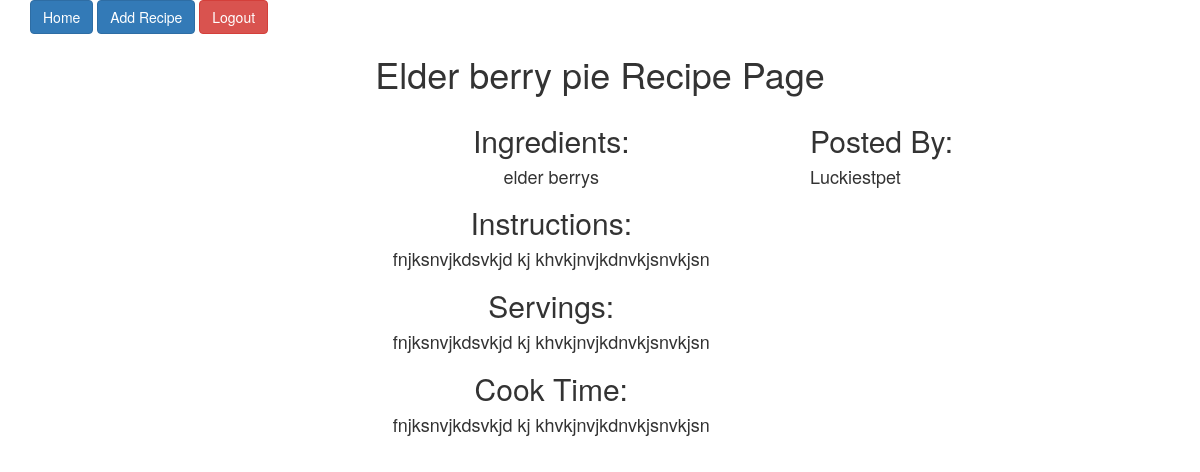
The page /recipe_detail/6 (signed in) on the database its author committed.
### user_recipe_app/models.py (models this page shows)
class Recipe(models.Model):
    recipe_name = models.CharField(max_length=255)
    recipe_ingredients = models.TextField()
    recipe_instructions = models.TextField()
    recipe_servings = models.TextField()
    recipe_cook_time = models.TextField()
    created_by_user = models.ForeignKey(User, related_name="recipes", on_delete=models.CASCADE, null=True)
    created_at = models.DateTimeField(auto_now_add=True)
    updated_at = models.DateTimeField(auto_now=True)
    objects = RecipeManager()

class User(models.Model):
    nick_name = models.CharField(max_length=255)
    email = models.CharField(max_length=255)
    password = models.CharField(max_length=255)
    created_at = models.DateTimeField(auto_now_add=True)
    updated_at = models.DateTimeField(auto_now=True)
    objects = UserManager()

### user_recipe_app/views.py (the view)
# urls.py: path('recipe_detail/<int:recipe_id>', views.recipe_detail, name='recipe_detail'),
def recipe_detail(request, recipe_id):
    if 'user_id' not in request.session:
        return redirect('/')
    this_user = User.objects.filter(id=request.session['user_id'])
    this_recipe = Recipe.objects.filter(id=recipe_id)
    context = {
        'user': this_user[0],
        'one_recipe': this_recipe[0],
    }
    return render(request, 'show_one.html', context)

### user_recipe_app/templates/show_one.html (shortened to what this page needs)
<!DOCTYPE html>
<html lang="">
    <head>
        <link href="https://maxcdn.bootstrapcdn.com/bootstrap/3.3.7/css/bootstrap.min.css" rel="stylesheet">
    </head>
    <body>
        <div class="container ">
        <nav>
            <a class="btn btn-primary" href="/dashboard">Home</a>
            <a class="btn btn-primary" href="/add_recipe">Add Recipe</a>
            <a class="btn btn-danger" href="/logout" >Logout</a>
        </nav>
        <div class="row">
                <h1 class="text-center">{{one_recipe.recipe_name}} Recipe Page</h1>
                <div class="col-md-3">
                </div>
                <div class="col-md-5">
                    <div>
                        <div>
                            <h2 class="text-center">Ingredients: </h2class>
                            <h4 class="text-center">{{one_recipe.recipe_ingredients}}</h4>
                        </div>
                        <div>
                            <h2 class="text-center">Instructions:</h2>
                            <h4 class="text-center">{{one_recipe.recipe_instructions}}</h4>
                        </div>
                        <div>
                            <h2 class="text-center">Servings: </h2>
                            <h4 class="text-center">{{one_recipe.recipe_servings}}</h4>
                        </div>
                        <div>
                            <h2 class="text-center">Cook Time:</h2>
                            <h4 class="text-center">{{one_recipe.recipe_cook_time}}</h4>
                        </div>
                    </div>
                </div>
                <div class="col-md-2">
                    <div class="text-center">
                        <h2 class="text-left">Posted By: </h2>
                        <h4 class="text-left">{{one_recipe.created_by_user.nick_name}}</h4>
                    </div>
                </div>
            </div>
        </div>
    </body>
</html>

### rows shown on the page
Recipe: recipe_name "Elder berry pie", recipe_ingredients "elder berrys", recipe_instructions "fnjksnvjkdsvkjd kj khvkjnvjkdnvkjsnvkjsn", recipe_servings "fnjksnvjkdsvkjd kj khvkjnvjkdnvkjsnvkjsn", recipe_cook_time "fnjksnvjkdsvkjd kj khvkjnvjkdnvkjsnvkjsn", created_by_user.nick_name "Luckiestpet"
